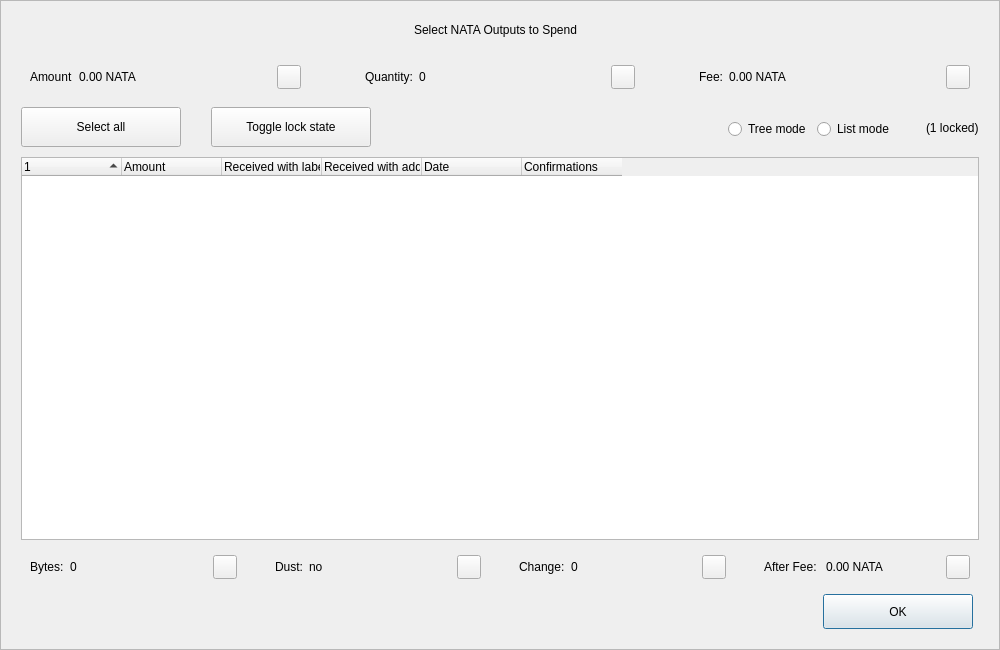
<?xml version="1.0" encoding="UTF-8"?>
<ui version="4.0">
 <class>CoinControlDialog</class>
 <widget class="QDialog" name="CoinControlDialog">
  <property name="geometry">
   <rect>
    <x>0</x>
    <y>0</y>
    <width>1000</width>
    <height>650</height>
   </rect>
  </property>
  <property name="minimumSize">
   <size>
    <width>950</width>
    <height>650</height>
   </size>
  </property>
  <property name="windowTitle">
   <string>Coin Selection</string>
  </property>
  <property name="styleSheet">
   <string notr="true"/>
  </property>
  <layout class="QVBoxLayout" name="verticalLayout">
   <property name="spacing">
    <number>0</number>
   </property>
   <property name="leftMargin">
    <number>0</number>
   </property>
   <property name="topMargin">
    <number>0</number>
   </property>
   <property name="rightMargin">
    <number>0</number>
   </property>
   <property name="bottomMargin">
    <number>0</number>
   </property>
   <item>
    <widget class="QFrame" name="frameContainer">
     <property name="toolTipDuration">
      <number>0</number>
     </property>
     <property name="frameShape">
      <enum>QFrame::StyledPanel</enum>
     </property>
     <property name="frameShadow">
      <enum>QFrame::Raised</enum>
     </property>
     <layout class="QVBoxLayout" name="verticalLayout_2">
      <property name="leftMargin">
       <number>0</number>
      </property>
      <property name="rightMargin">
       <number>0</number>
      </property>
      <property name="bottomMargin">
       <number>20</number>
      </property>
      <item>
       <layout class="QHBoxLayout" name="horizontalLayout_12">
        <property name="spacing">
         <number>0</number>
        </property>
        <property name="leftMargin">
         <number>20</number>
        </property>
        <property name="rightMargin">
         <number>30</number>
        </property>
        <item>
         <spacer name="horizontalSpacer_4">
          <property name="orientation">
           <enum>Qt::Horizontal</enum>
          </property>
          <property name="sizeHint" stdset="0">
           <size>
            <width>40</width>
            <height>20</height>
           </size>
          </property>
         </spacer>
        </item>
        <item>
         <widget class="QLabel" name="labelTitle">
          <property name="minimumSize">
           <size>
            <width>0</width>
            <height>40</height>
           </size>
          </property>
          <property name="maximumSize">
           <size>
            <width>16777215</width>
            <height>40</height>
           </size>
          </property>
          <property name="text">
           <string>Select NATA Outputs to Spend</string>
          </property>
          <property name="alignment">
           <set>Qt::AlignCenter</set>
          </property>
          <property name="margin">
           <number>7</number>
          </property>
         </widget>
        </item>
        <item>
         <spacer name="horizontalSpacer_5">
          <property name="orientation">
           <enum>Qt::Horizontal</enum>
          </property>
          <property name="sizeHint" stdset="0">
           <size>
            <width>40</width>
            <height>20</height>
           </size>
          </property>
         </spacer>
        </item>
       </layout>
      </item>
      <item>
       <layout class="QHBoxLayout" name="horizontalLayout_8">
        <property name="leftMargin">
         <number>20</number>
        </property>
        <property name="rightMargin">
         <number>20</number>
        </property>
        <item>
         <widget class="QWidget" name="layoutAmount" native="true">
          <layout class="QHBoxLayout" name="horizontalLayout_9" stretch="0,1,0">
           <item>
            <widget class="QLabel" name="labelCoinControlAmountText">
             <property name="text">
              <string>Amount</string>
             </property>
            </widget>
           </item>
           <item>
            <widget class="QLabel" name="labelCoinControlAmount">
             <property name="text">
              <string>0.00 NATA</string>
             </property>
            </widget>
           </item>
           <item alignment="Qt::AlignHCenter|Qt::AlignVCenter">
            <widget class="QPushButton" name="pushButtonAmount">
             <property name="minimumSize">
              <size>
               <width>0</width>
               <height>24</height>
              </size>
             </property>
             <property name="maximumSize">
              <size>
               <width>24</width>
               <height>26</height>
              </size>
             </property>
             <property name="focusPolicy">
              <enum>Qt::NoFocus</enum>
             </property>
             <property name="styleSheet">
              <string notr="true">padding-bottom:2px;
padding-right:4px;</string>
             </property>
             <property name="text">
              <string/>
             </property>
            </widget>
           </item>
          </layout>
         </widget>
        </item>
        <item>
         <spacer name="horizontalSpacer_2">
          <property name="orientation">
           <enum>Qt::Horizontal</enum>
          </property>
          <property name="sizeType">
           <enum>QSizePolicy::Fixed</enum>
          </property>
          <property name="sizeHint" stdset="0">
           <size>
            <width>40</width>
            <height>20</height>
           </size>
          </property>
         </spacer>
        </item>
        <item>
         <widget class="QWidget" name="layoutQuantity" native="true">
          <layout class="QHBoxLayout" name="horizontalLayout_10" stretch="0,1,0">
           <item>
            <widget class="QLabel" name="labelCoinControlQuantityText">
             <property name="text">
              <string>Quantity:</string>
             </property>
            </widget>
           </item>
           <item>
            <widget class="QLabel" name="labelCoinControlQuantity">
             <property name="text">
              <string>0</string>
             </property>
            </widget>
           </item>
           <item alignment="Qt::AlignHCenter|Qt::AlignVCenter">
            <widget class="QPushButton" name="pushButtonQuantity">
             <property name="minimumSize">
              <size>
               <width>0</width>
               <height>24</height>
              </size>
             </property>
             <property name="maximumSize">
              <size>
               <width>24</width>
               <height>26</height>
              </size>
             </property>
             <property name="focusPolicy">
              <enum>Qt::NoFocus</enum>
             </property>
             <property name="styleSheet">
              <string notr="true">padding-bottom:2px;
               padding-right:4px;</string>
             </property>
             <property name="text">
              <string/>
             </property>
            </widget>
           </item>
          </layout>
         </widget>
        </item>
        <item>
         <spacer name="horizontalSpacer_22">
          <property name="orientation">
           <enum>Qt::Horizontal</enum>
          </property>
          <property name="sizeType">
           <enum>QSizePolicy::Fixed</enum>
          </property>
          <property name="sizeHint" stdset="0">
           <size>
            <width>40</width>
            <height>20</height>
           </size>
          </property>
         </spacer>
        </item>
        <item>
         <widget class="QWidget" name="layoutFee" native="true">
          <layout class="QHBoxLayout" name="horizontalLayout_11" stretch="0,1,0">
           <item>
            <widget class="QLabel" name="labelCoinControlFeeText">
             <property name="text">
              <string>Fee:</string>
             </property>
            </widget>
           </item>
           <item>
            <widget class="QLabel" name="labelCoinControlFee">
             <property name="text">
              <string>0.00 NATA</string>
             </property>
            </widget>
           </item>
           <item alignment="Qt::AlignHCenter|Qt::AlignVCenter">
            <widget class="QPushButton" name="pushButtonFee">
             <property name="minimumSize">
              <size>
               <width>0</width>
               <height>24</height>
              </size>
             </property>
             <property name="maximumSize">
              <size>
               <width>24</width>
               <height>26</height>
              </size>
             </property>
             <property name="focusPolicy">
              <enum>Qt::NoFocus</enum>
             </property>
             <property name="styleSheet">
              <string notr="true">padding-bottom:2px;
               padding-right:4px;</string>
             </property>
             <property name="text">
              <string/>
             </property>
            </widget>
           </item>
          </layout>
         </widget>
        </item>
       </layout>
      </item>
      <item>
       <widget class="QFrame" name="frame">
        <property name="minimumSize">
         <size>
          <width>0</width>
          <height>40</height>
         </size>
        </property>
        <property name="styleSheet">
         <string notr="true">#frame {
	border:0;
}</string>
        </property>
        <property name="frameShape">
         <enum>QFrame::StyledPanel</enum>
        </property>
        <property name="frameShadow">
         <enum>QFrame::Sunken</enum>
        </property>
        <layout class="QHBoxLayout" name="horizontalLayout">
         <property name="spacing">
          <number>0</number>
         </property>
         <property name="leftMargin">
          <number>20</number>
         </property>
         <property name="topMargin">
          <number>0</number>
         </property>
         <property name="rightMargin">
          <number>20</number>
         </property>
         <property name="bottomMargin">
          <number>0</number>
         </property>
         <item>
          <layout class="QHBoxLayout" name="horizontalLayoutPanel" stretch="0,0,0,0,0,0">
           <property name="spacing">
            <number>20</number>
           </property>
           <item>
            <widget class="QPushButton" name="pushButtonSelectAll">
             <property name="sizePolicy">
              <sizepolicy hsizetype="Maximum" vsizetype="Fixed">
               <horstretch>0</horstretch>
               <verstretch>0</verstretch>
              </sizepolicy>
             </property>
             <property name="minimumSize">
              <size>
               <width>160</width>
               <height>40</height>
              </size>
             </property>
             <property name="maximumSize">
              <size>
               <width>16777215</width>
               <height>40</height>
              </size>
             </property>
             <property name="text">
              <string>Select all</string>
             </property>
             <property name="checkable">
              <bool>true</bool>
             </property>
             <property name="checked">
              <bool>false</bool>
             </property>
             <property name="autoExclusive">
              <bool>false</bool>
             </property>
             <property name="autoDefault">
              <bool>false</bool>
             </property>
            </widget>
           </item>
           <item>
            <spacer name="horizontalSpacer_6">
             <property name="orientation">
              <enum>Qt::Horizontal</enum>
             </property>
             <property name="sizeType">
              <enum>QSizePolicy::Fixed</enum>
             </property>
             <property name="sizeHint" stdset="0">
              <size>
               <width>10</width>
               <height>20</height>
              </size>
             </property>
            </spacer>
           </item>
           <item>
            <widget class="QPushButton" name="pushButtonToggleLock">
             <property name="sizePolicy">
              <sizepolicy hsizetype="Maximum" vsizetype="Fixed">
               <horstretch>0</horstretch>
               <verstretch>0</verstretch>
              </sizepolicy>
             </property>
             <property name="minimumSize">
              <size>
               <width>160</width>
               <height>40</height>
              </size>
             </property>
             <property name="maximumSize">
              <size>
               <width>16777215</width>
               <height>40</height>
              </size>
             </property>
             <property name="text">
              <string>Toggle lock state</string>
             </property>
             <property name="checkable">
              <bool>true</bool>
             </property>
             <property name="autoExclusive">
              <bool>false</bool>
             </property>
             <property name="autoDefault">
              <bool>false</bool>
             </property>
            </widget>
           </item>
           <item>
            <spacer name="horizontalSpacer_7">
             <property name="orientation">
              <enum>Qt::Horizontal</enum>
             </property>
             <property name="sizeType">
              <enum>QSizePolicy::Expanding</enum>
             </property>
             <property name="sizeHint" stdset="0">
              <size>
               <width>30</width>
               <height>20</height>
              </size>
             </property>
            </spacer>
           </item>
           <item alignment="Qt::AlignRight">
            <widget class="QGroupBox" name="groupBox_2">
             <property name="styleSheet">
              <string notr="true">#groupBox_2 {
    background-color:transparent;
    border-radius:0;
}</string>
             </property>
             <property name="title">
              <string/>
             </property>
             <layout class="QHBoxLayout" name="horizontalLayout_14">
              <item>
               <widget class="QRadioButton" name="radioTreeMode">
                <property name="sizePolicy">
                 <sizepolicy hsizetype="Maximum" vsizetype="Fixed">
                  <horstretch>0</horstretch>
                  <verstretch>0</verstretch>
                 </sizepolicy>
                </property>
                <property name="text">
                 <string>Tree mode</string>
                </property>
               </widget>
              </item>
              <item>
               <widget class="QRadioButton" name="radioListMode">
                <property name="sizePolicy">
                 <sizepolicy hsizetype="Maximum" vsizetype="Fixed">
                  <horstretch>0</horstretch>
                  <verstretch>0</verstretch>
                 </sizepolicy>
                </property>
                <property name="text">
                 <string>List mode</string>
                </property>
                <property name="checked">
                 <bool>false</bool>
                </property>
               </widget>
              </item>
             </layout>
            </widget>
           </item>
           <item>
            <widget class="QLabel" name="labelLocked">
             <property name="text">
              <string>(1 locked)</string>
             </property>
            </widget>
           </item>
          </layout>
         </item>
        </layout>
       </widget>
      </item>
      <item>
       <layout class="QHBoxLayout" name="horizontalLayout_13">
        <property name="leftMargin">
         <number>20</number>
        </property>
        <property name="rightMargin">
         <number>20</number>
        </property>
        <item>
         <widget class="CoinControlTreeWidget" name="treeWidget">
          <property name="contextMenuPolicy">
           <enum>Qt::CustomContextMenu</enum>
          </property>
          <property name="styleSheet">
           <string notr="true"/>
          </property>
          <property name="sortingEnabled">
           <bool>false</bool>
          </property>
          <property name="columnCount">
           <number>6</number>
          </property>
          <attribute name="headerShowSortIndicator" stdset="0">
           <bool>true</bool>
          </attribute>
          <attribute name="headerStretchLastSection">
           <bool>false</bool>
          </attribute>
          <column>
           <property name="text">
            <string/>
           </property>
          </column>
          <column>
           <property name="text">
            <string>Amount</string>
           </property>
          </column>
          <column>
           <property name="text">
            <string>Received with label</string>
           </property>
          </column>
          <column>
           <property name="text">
            <string>Received with address</string>
           </property>
          </column>
          <column>
           <property name="text">
            <string>Date</string>
           </property>
          </column>
          <column>
           <property name="text">
            <string>Confirmations</string>
           </property>
           <property name="toolTip">
            <string>Confirmed</string>
           </property>
          </column>
         </widget>
        </item>
       </layout>
      </item>
      <item>
       <layout class="QHBoxLayout" name="horizontalLayout_3">
        <property name="spacing">
         <number>20</number>
        </property>
        <property name="leftMargin">
         <number>20</number>
        </property>
        <property name="rightMargin">
         <number>20</number>
        </property>
        <item>
         <widget class="QWidget" name="layoutBytes" native="true">
          <layout class="QHBoxLayout" name="horizontalLayout_4" stretch="0,1,0">
           <item>
            <widget class="QLabel" name="labelCoinControlBytesText">
             <property name="text">
              <string>Bytes:</string>
             </property>
            </widget>
           </item>
           <item>
            <widget class="QLabel" name="labelCoinControlBytes">
             <property name="text">
              <string>0</string>
             </property>
            </widget>
           </item>
           <item alignment="Qt::AlignHCenter|Qt::AlignVCenter">
            <widget class="QPushButton" name="pushButtonBytes">
             <property name="minimumSize">
              <size>
               <width>0</width>
               <height>24</height>
              </size>
             </property>
             <property name="maximumSize">
              <size>
               <width>24</width>
               <height>26</height>
              </size>
             </property>
             <property name="focusPolicy">
              <enum>Qt::NoFocus</enum>
             </property>
             <property name="styleSheet">
              <string notr="true">padding-bottom:2px;
               padding-right:4px;</string>
             </property>
             <property name="text">
              <string/>
             </property>
            </widget>
           </item>
          </layout>
         </widget>
        </item>
        <item>
         <widget class="QWidget" name="layoutDust" native="true">
          <layout class="QHBoxLayout" name="horizontalLayout_5" stretch="0,1,0">
           <item>
            <widget class="QLabel" name="labelCoinControlLowOutputText">
             <property name="text">
              <string>Dust:</string>
             </property>
            </widget>
           </item>
           <item>
            <widget class="QLabel" name="labelCoinControlLowOutput">
             <property name="text">
              <string>no</string>
             </property>
            </widget>
           </item>
           <item alignment="Qt::AlignHCenter|Qt::AlignVCenter">
            <widget class="QPushButton" name="pushButtonDust">
             <property name="minimumSize">
              <size>
               <width>0</width>
               <height>24</height>
              </size>
             </property>
             <property name="maximumSize">
              <size>
               <width>24</width>
               <height>26</height>
              </size>
             </property>
             <property name="focusPolicy">
              <enum>Qt::NoFocus</enum>
             </property>
             <property name="styleSheet">
              <string notr="true">padding-bottom:2px;
               padding-right:4px;</string>
             </property>
             <property name="text">
              <string/>
             </property>
            </widget>
           </item>
          </layout>
         </widget>
        </item>
        <item>
         <widget class="QWidget" name="layoutChange" native="true">
          <layout class="QHBoxLayout" name="horizontalLayout_6" stretch="0,1,0">
           <item>
            <widget class="QLabel" name="labelCoinControlChangeText">
             <property name="text">
              <string>Change:</string>
             </property>
            </widget>
           </item>
           <item>
            <widget class="QLabel" name="labelCoinControlChange">
             <property name="text">
              <string>0</string>
             </property>
            </widget>
           </item>
           <item alignment="Qt::AlignHCenter|Qt::AlignVCenter">
            <widget class="QPushButton" name="pushButtonChange">
             <property name="minimumSize">
              <size>
               <width>0</width>
               <height>24</height>
              </size>
             </property>
             <property name="maximumSize">
              <size>
               <width>24</width>
               <height>26</height>
              </size>
             </property>
             <property name="focusPolicy">
              <enum>Qt::NoFocus</enum>
             </property>
             <property name="styleSheet">
              <string notr="true">padding-bottom:2px;
               padding-right:4px;</string>
             </property>
             <property name="text">
              <string/>
             </property>
            </widget>
           </item>
          </layout>
         </widget>
        </item>
        <item>
         <widget class="QWidget" name="layoutAfter" native="true">
          <layout class="QHBoxLayout" name="horizontalLayout_7" stretch="0,1,0">
           <item>
            <widget class="QLabel" name="labelCoinControlAfterFeeText">
             <property name="text">
              <string>After Fee: </string>
             </property>
            </widget>
           </item>
           <item>
            <widget class="QLabel" name="labelCoinControlAfterFee">
             <property name="text">
              <string>0.00 NATA</string>
             </property>
            </widget>
           </item>
           <item alignment="Qt::AlignHCenter|Qt::AlignVCenter">
            <widget class="QPushButton" name="pushButtonAlterFee">
             <property name="minimumSize">
              <size>
               <width>0</width>
               <height>24</height>
              </size>
             </property>
             <property name="maximumSize">
              <size>
               <width>24</width>
               <height>26</height>
              </size>
             </property>
             <property name="focusPolicy">
              <enum>Qt::NoFocus</enum>
             </property>
             <property name="styleSheet">
              <string notr="true">padding-bottom:2px;
               padding-right:4px;</string>
             </property>
             <property name="text">
              <string/>
             </property>
            </widget>
           </item>
          </layout>
         </widget>
        </item>
       </layout>
      </item>
      <item>
       <layout class="QHBoxLayout" name="horizontalLayout_2">
        <property name="spacing">
         <number>0</number>
        </property>
        <property name="leftMargin">
         <number>20</number>
        </property>
        <property name="rightMargin">
         <number>26</number>
        </property>
        <item>
         <spacer name="horizontalSpacer_3">
          <property name="orientation">
           <enum>Qt::Horizontal</enum>
          </property>
          <property name="sizeHint" stdset="0">
           <size>
            <width>558</width>
            <height>20</height>
           </size>
          </property>
         </spacer>
        </item>
        <item>
         <widget class="QPushButton" name="pushButtonOk">
          <property name="minimumSize">
           <size>
            <width>150</width>
            <height>35</height>
           </size>
          </property>
          <property name="text">
           <string>OK</string>
          </property>
         </widget>
        </item>
       </layout>
      </item>
     </layout>
    </widget>
   </item>
  </layout>
 </widget>
 <customwidgets>
  <customwidget>
   <class>CoinControlTreeWidget</class>
   <extends>QTreeWidget</extends>
   <header>coincontroltreewidget.h</header>
  </customwidget>
 </customwidgets>
 <resources/>
 <connections/>
</ui>
